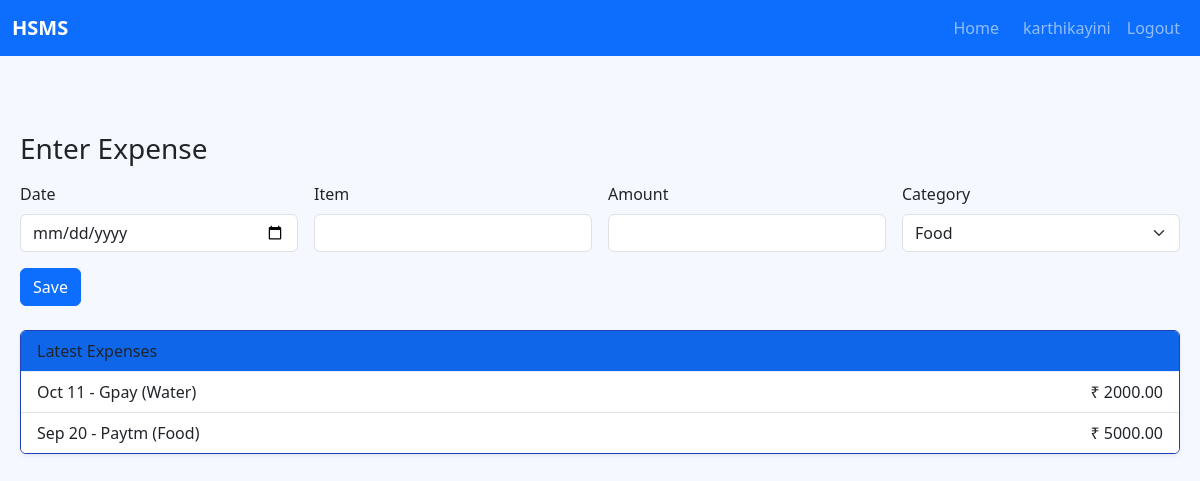
The app's page /warden/expenses/ (signed in) with its own data.
### accounts/models.py (models this page shows, shortened)
class User(AbstractUser):
    class Roles(models.TextChoices):
        STUDENT = "student", "Student"
        WARDEN = "warden", "Warden"
        ADMIN = "admin", "Admin"
    role = models.CharField(
        max_length=20,
        choices=Roles.choices,
        default=Roles.STUDENT,
        help_text="Role for role-based access control",
    )
    reg_no = models.CharField(
        max_length=50,
        blank=True,
        null=True,
        help_text="Registration number for students (optional for staff)",
        unique=False,
    )

### expenses/models.py (models this page shows, shortened)
class Expense(models.Model):
    class Category(models.TextChoices):
        FOOD = "Food", "Food"
        WATER = "Water", "Water"
        GAS = "Gas", "Gas"
        OTHERS = "Others", "Others"
    date = models.DateField()
    item = models.CharField(max_length=200)
    amount = models.DecimalField(max_digits=10, decimal_places=2)
    category = models.CharField(max_length=20, choices=Category.choices)

### hsms/views.py (the view, shortened to what this page needs)
# urls.py: path('warden/expenses/', login_required(warden_expenses), name='warden_expenses'),
def warden_expenses(request):
    latest = Expense.objects.order_by('-date')[:10]
    return render(request, 'warden/expenses.html', { 'latest': latest })

### templates/warden/expenses.html (shortened to what this page needs)
{% extends 'base.html' %}
{% block content %}
<div class="d-flex justify-content-between align-items-center mb-3">
  <h3 class="mb-0">Enter Expense</h3>
</div>
<form method="post" class="row g-3 mb-4">
  <div class="col-md-3">
    <label class="form-label">Date</label>
    <input type="date" name="date" class="form-control" required>
  </div>
  <div class="col-md-3">
    <label class="form-label">Item</label>
    <input type="text" name="item" class="form-control" required>
  </div>
  <div class="col-md-3">
    <label class="form-label">Amount</label>
    <input type="number" step="0.01" name="amount" class="form-control" required>
  </div>
  <div class="col-md-3">
    <label class="form-label">Category</label>
    <select name="category" class="form-select" required>
      <option value="Food">Food</option>
    </select>
  </div>
  <div class="col-12">
    <button class="btn btn-primary" type="submit">Save</button>
  </div>
</form>
<div class="card shadow-sm">
  <div class="card-header">Latest Expenses</div>
  <ul class="list-group list-group-flush">
    {% for e in latest %}
    <li class="list-group-item d-flex justify-content-between align-items-center">
      <span>{{ e.date|date:'M d' }} - {{ e.item }} ({{ e.category }})</span>
      <span>₹ {{ e.amount }}</span>
    </li>
    {% empty %}
    <li class="list-group-item">No expenses yet.</li>
    {% endfor %}
  </ul>
  </div>
{% endblock %}

### templates/base.html (shortened to what this page needs)
<!doctype html>
<html>
<head>
  <link href="https://cdn.jsdelivr.net/npm/bootstrap@5.3.3/dist/css/bootstrap.min.css" rel="stylesheet">
  </head>
<body>
  <nav class="navbar navbar-expand-lg navbar-dark bg-primary topbar">
    <div class="container-fluid">
      <a class="navbar-brand fw-semibold" href="/">HSMS</a>
      <div class="collapse navbar-collapse" id="topbarMenu">
        <ul class="navbar-nav ms-auto">
          {% if user.is_authenticated and user.role == 'warden' %}
          <li class="nav-item"><a class="nav-link" href="/warden/dashboard/">Home</a></li>
          {% elif user.is_authenticated and user.role == 'student' %}
          <li class="nav-item"><a class="nav-link" href="/student/dashboard/">Home</a></li>
          {% endif %}
          {% if user.is_authenticated %}
          <li class="nav-item"><a class="nav-link" href="/accounts/profile/">{{ user.username }}</a></li>
          <li class="nav-item"><a class="nav-link" href="/accounts/logout/">Logout</a></li>
          {% else %}
          <li class="nav-item"><a class="nav-link" href="/accounts/login/">Login</a></li>
          <li class="nav-item"><a class="nav-link" href="/accounts/register/">Register</a></li>
          {% endif %}
        </ul>
      </div>
    </div>
  </nav>
  <main class="content">
    {% block content %}{% endblock %}
  </main>
</body>
</html>

### templates/base.html (style rules this page uses)
body { background-color: #f5f8ff; }
.topbar { position: sticky; top: 0; z-index: 1030; }
.content { margin-top: 56px; margin-left: 240px; padding: 20px; }
.card { border: 1px solid #1f43b6; width :100%; height:100%; background-color: #f3f5f8; }
.card-header { background: #0f66e9; border-bottom: 1px solid #e6ecff; }

### templates/warden/expenses.html (style rules this page uses)
.content { margin-left: 0; }
.topbar { position: static; }

### records on screen
User: username "karthikayini"
Expense: date "Oct 11", item "Gpay", category "Water", amount "2000.00"
Expense: date "Sep 20", item "Paytm", category "Food", amount "5000.00"
